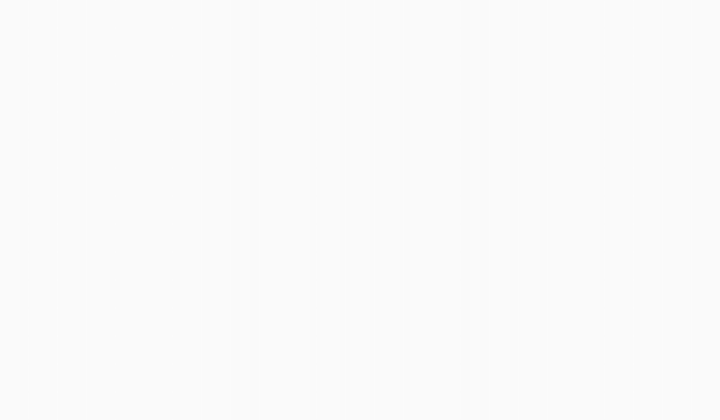
Frame 1 (no input)
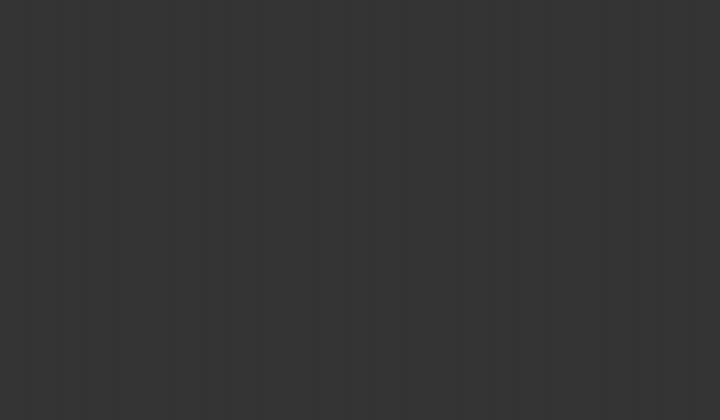
Frame 60 (no input)
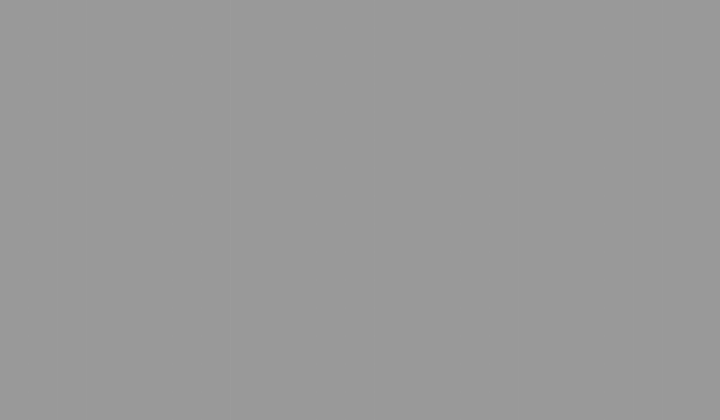
Frame 120 (the mouse pressed at the canvas centre since frame 60)

The p5.js sketch that drew these frames (run headless with seeded random() and noise() and a simulated clock; from frame 60 on, the mouse is pressed at the canvas centre):

// p5.js sketch
// ── sketch.js
// UI
var titleLabel;
var authorLabel;
var canvas; // canvas
var canvasWidth = 720;
var canvasHeight = 420;
var canvasWidthLabel; // canvasWidth
var canvasWidthInput;
var canvasWidthPlusButton;
var canvasWidthMinusButton;
var canvasHeightLabel; // canvasHeight
var canvasHeightInput;
var canvasHeightPlusButton;
var canvasHeightMinusButton;
var horizontalBlocksLabel; // horizontalBlocks
var horizontalBlocksInput;
var horizontalBlocksPlusButton;
var horizontalBlocksMinusButton;
var verticalBlocksLabel; // verticalBlocks
var verticalBlocksInput;
var verticalBlocksPlusButton;
var verticalBlocksMinusButton;
var speedLabel; // speed
var speedInput;
var speedPlusButton;
var speedMinusButton;
var lightingSizeLabel; // lightingSize
var lightingSizeInput;
var lightingSizePlusButton;
var lightingSizeMinusButton;
var modeLabel; // mode
var modeSelect;
var colourLabel; // colour
var colourSelect;
var colourModeLabel; // colour mode
var colourModeButton;

var mode = 'default'; // current mode
var previousMode; // previous mode
var blocks; // blocks 2d grid

// set number of horizontal and vertical blocks
var horizontalBlocks = 25;
var verticalBlocks = 15;

var speed = 2; // speed for changing brightness
var lightingSize = 10; // how many blocks light up surrounding the current block
var colourMode = 'default';
var defaultColorHue = 0; // hue value between 0 and 360
var defaultColorSaturation = 0; // saturation value between 0 and 100

function setup() {
  // UI
  titleLabel = createElement('h1', 'Color Discovery');
  authorLabel = createElement('h2', 'Created by Alejandro Lorite');

  modeLabel = createP('Mode:'); // mode
	modeSelect = createSelect();
	modeSelect.option('default');
	modeSelect.option('diagonal');
	modeSelect.option('circles');
	modeSelect.option('mouse');
	modeSelect.option('random');
	modeSelect.option('paused');
	modeSelect.changed(function() {
		mode = modeSelect.value();
		updateBlocks();
	});

	colourLabel = createP('Color:'); // colour
	colourSelect = createSelect();
	colourSelect.option('random');
	colourSelect.option('gold');
	colourSelect.option('silver');
	colourSelect.option('bronze');
	colourSelect.option('diamond');
	colourSelect.option('emerald');
	colourSelect.option('ruby');
	colourSelect.option('sapphire');
	colourSelect.option('amethyst');
	colourSelect.changed(function() {
		changeColor(colourSelect.elt.selectedIndex);
		print(colourSelect.elt.selectedIndex);
	});

	colourModeLabel = createP('Color Mode:'); // colour mode
	colourModeButton = createButton(colourMode);
	colourModeButton.mousePressed(function() {
		changeColourMode();
	});

	canvasWidthLabel = createP('Canvas Width:'); // canvasWidth
  canvasWidthInput = createInput(canvasWidth);
  canvasWidthInput.changed(function() {
  	if (!isNaN(canvasWidthInput.value()))
  		updateCanvasWidth(int(canvasWidthInput.value()) - canvas.width)
  });
  canvasWidthPlusButton = createButton("+");
  canvasWidthPlusButton.mousePressed(function() {
  	updateCanvasWidth(5);
  });
  canvasWidthMinusButton = createButton("-");
  canvasWidthMinusButton.mousePressed(function() {
  	updateCanvasWidth(-5);
  });

  canvasHeightLabel = createP('Canvas Height:'); // canvasHeight
  canvasHeightInput = createInput(canvasHeight);
  canvasHeightInput.changed(function() {
  	if (!isNaN(canvasHeightInput.value()))
  		updateCanvasHeight(int(canvasHeightInput.value()) - canvas.height)
  });
  canvasHeightPlusButton = createButton("+");
  canvasHeightPlusButton.mousePressed(function() {
  	updateCanvasHeight(5);
  });
  canvasHeightMinusButton = createButton("-");
  canvasHeightMinusButton.mousePressed(function() {
  	updateCanvasHeight(-5);
  });

  horizontalBlocksLabel = createP('Horizontal Blocks:'); // horizontalBlocks
  horizontalBlocksInput = createInput(horizontalBlocks);
  horizontalBlocksInput.changed(function() {
  	if (!isNaN(horizontalBlocksInput.value()))
  		updateHorizontalBlocks(int(horizontalBlocksInput.value()) - horizontalBlocks)
  });
  horizontalBlocksPlusButton = createButton("+");
  horizontalBlocksPlusButton.mousePressed(function() {
  	updateHorizontalBlocks(1);
  });
  horizontalBlocksMinusButton = createButton("-");
  horizontalBlocksMinusButton.mousePressed(function() {
  	updateHorizontalBlocks(-1);
  });

  verticalBlocksLabel = createP('Vertical Blocks:'); // verticalBlocks
  verticalBlocksInput = createInput(verticalBlocks);
  verticalBlocksInput.changed(function() {
  	if (!isNaN(verticalBlocksInput.value()))
  		updateVerticalBlocks(int(verticalBlocksInput.value()) - verticalBlocks)
  });
  verticalBlocksPlusButton = createButton("+");
  verticalBlocksPlusButton.mousePressed(function() {
  	updateVerticalBlocks(1);
  });
  verticalBlocksMinusButton = createButton("-");
  verticalBlocksMinusButton.mousePressed(function() {
  	updateVerticalBlocks(-1);
  });

  speedLabel = createP('Speed:'); // speed
  speedInput = createInput(speed);
  speedInput.changed(function() {
  	if (!isNaN(speedInput.value()))
  		updateSpeed(int(speedInput.value()) - speed)
  });
  speedPlusButton = createButton("+");
  speedPlusButton.mousePressed(function() {
  	updateSpeed(0.1);
  });
  speedMinusButton = createButton("-");
  speedMinusButton.mousePressed(function() {
  	updateSpeed(-0.1);
  });

  lightingSizeLabel = createP('Lighting Size:'); // lightingSize
  lightingSizeInput = createInput(lightingSize);
  lightingSizeInput.changed(function() {
  	if (!isNaN(lightingSizeInput.value()))
  		updateLightingSize(int(lightingSizeInput.value()) - lightingSize)
  });
  lightingSizePlusButton = createButton("+");
  lightingSizePlusButton.mousePressed(function() {
  	updateLightingSize(1);
  });
  lightingSizeMinusButton = createButton("-");
  lightingSizeMinusButton.mousePressed(function() {
  	updateLightingSize(-1);
  });

  canvas = createCanvas(canvasWidth, canvasHeight); // create canvas

  // code
  createBlocks(); // create blocks
  colorMode(HSB, 360, 100, 100, 1) // set default color Mode
  noStroke();
}

function draw() {
  if (mode != 'paused') {
  	// if color mode is random change color over time
  	if (colourMode == 'random') {
  		// hue
  		if (defaultColorHue > 360)
  			defaultColorHue -= 360;
  		else if (defaultColorHue < 0)
  			defaultColorHue += 360;
  		else
  			defaultColorHue += random(-3,5)*0.1;
  		// saturation
  		if (defaultColorSaturation >= 100)
  			defaultColorSaturation--;
  		else if (defaultColorSaturation <= 0)
  			defaultColorSaturation++;
  		else
  			defaultColorSaturation += random(-5,5)*0.1;
  	}
    // update brightness
    updateBrightness();
  }
  // draw blocks
  for (var x = 0; x < horizontalBlocks; x++) {
    for (var y = 0; y < verticalBlocks; y++) {
      tempColor = color(defaultColorHue, defaultColorSaturation, Math.abs(blocks[x][y]));
      fill(tempColor);
      rect(x*(width/horizontalBlocks), y*(height/verticalBlocks), width/horizontalBlocks, height/verticalBlocks);
    }
  }
}

function mouseClicked() {
	
}

function mousePressed() {
	// grab a block
}

function mouseReleased() {
	// release a block
}

function mouseDragged() {
	// move a block with the movement of the mouse aplying physics
}

function mouseWheel(event) {
  print(event.delta);

  // variable changing (scrolling up is positive and scrolling down is negative)
  switch (key) {
  	case 'z': // updates canvas width +-5
  		updateCanvasWidth(-event.delta/20);
  		break;
  	case 'x': // updates canvas height by +-5
  		updateCanvasHeight(-event.delta/20);
  	case 'c': // updates the number of horizontal blocks by +-1
  		updateHorizontalBlocks(-event.delta/100);
  		break;
  	case 'v': // updates the number of vertical blocks by +-1
  		updateVerticalBlocks(-event.delta/100);
  		break;
  	case 'b': // updates how fast the blocks change color by +-0.1
  		updateSpeed(-event.delta/1000);
  		break;
  	case 'n': // updates the lighting size by +-1
  		updateLightingSize(-event.delta/100);
  		break;
  } 
}

function keyTyped() {
	print("typed " + key + " " + keyCode);	// I realised arrow keys can't be detected :(

	// modes
	switch (key.toLowerCase()) {
	  case 'q': // set mode to normal where all blocks light up at the same time
	  	mode = 'default';
	  	updateBlocks();
	  	break;
	  case 'w': // set mode to light blocks from the top to the opossite bottom or the other way around depending on lightningSize
	  	mode = 'diagonal';
	  	updateBlocks();
	  	break;
	  case 'e': // todo set mode to light blocks doing circles from the middle
	  	mode = 'circles';
	  	updateBlocks();
	  	break;
	  case 'i': // set mode to light up the blocks surrounding the mouse
	  	mode = 'mouse';
	  	updateBlocks();
	  	break;
	  case 'o': // set mode to random and brightess is randomised for every block
	    mode = 'random';
	    updateBlocks();
	   	break;
   	case 'p': // set mode to paused or unpause the demo
	    if (mode != 'paused') {
	      previousMode = mode;
	      mode = 'paused';
	    } else {
	      mode = previousMode;
	      previousMode = null;
	    }
	   	break;
	}
	modeSelect.elt.value = mode;
	print('Mode: ' + mode);

  // colors
  if (!isNaN(key) && int (key) != 9)
  	changeColor(int(key));
  else if (!isNaN(key) && int (key) == 9)
  	changeColourMode();
}

function createBlocks() {
	// creates the 2d block array
	blocks = [];
	for (var x = 0; x < horizontalBlocks; x++) {
    blocks[x] = []; // create nested array
  }
  updateBlocks();
}

function updateBlocks() {
	// updates the starting brightness of the blocks
	for (var x = 0; x < horizontalBlocks; x++) {
    for (var y = 0; y < verticalBlocks; y++) {
    	if (mode == 'default')
      	blocks[x][y] = -100;
      else if (mode == 'diagonal')
      	blocks[x][y] = ((x+y)*200/lightingSize) - 100;
      else if (mode == 'circles') // todo
      	blocks[x][y] = 3;
      else if (mode == 'random')
      	blocks[x][y] = random(-100, 100);
    }
  }
}

function updateBrightness() {
	// updates the blocks brightness depending of speed
  for (var x = 0; x < horizontalBlocks; x++) {
    for (var y = 0; y < verticalBlocks; y++) {
      blocks[x][y] += speed;
      if (blocks[x][y] > 100) {
        blocks[x][y] -= 200;
      }
      if (blocks[x][y] < -100) {
        blocks[x][y] += 200;
      }
    }
  }
}

function changeColor(number) {
	switch(number) {
		case 0: // random color
			setColor(random(0,360), random(0, 100));
	    break;
		case 1: // gold
			setColor(46, 78);
	    break;
	 	case 2: // silver
	 		setColor(0, 0);
	    break;
	  case 3: // bronze
	  	setColor(29.8, 75.6);
	    break;
	  case 4: // diamond
	  	setColor(191.143, 27.5);
	    break;
	  case 5: // emerald
	  	setColor(140, 60);
	    break;
	  case 6: // ruby
	  	setColor(337.4, 92.4);
	    break;
	  case 7: // sapphire
	  	setColor(216.5, 91.9);
	    break;
	  case 8: // amethyst
	  	setColor(270, 50);
	    break;
  }
  colourSelect.elt.selectedIndex = number;
}

function setColor(hue, saturation) {
	defaultColorHue = hue; // hue value between 0 and 360
  defaultColorSaturation = saturation; // saturation value between 0 and 100
}

function changeColourMode() {
	if (colourMode == 'default') {
		colourMode = 'random';
	} else if (colourMode == 'random') {
		colourMode = 'default';
	}
	print('Color mode: ' + colourMode);
	colourModeButton.html(colourMode);
}

function updateCanvasWidth(dx) {
	canvasWidth += dx;
	if (canvasWidth < -dx)
		canvasWidth = 0;
	canvasWidthInput.value(canvasWidth);
	canvas = createCanvas(canvasWidth, canvasHeight);
}

function updateCanvasHeight(dy) {
	canvasHeight += dy;
	if (canvasHeight < -dy)
		canvasHeight = 0;
	canvasHeightInput.value(canvasHeight);
	canvas = createCanvas(canvasWidth, canvasHeight);
}

function updateHorizontalBlocks(dx) {
	horizontalBlocks += dx;
	if (horizontalBlocks < -dx)
		horizontalBlocks = -dx;
	horizontalBlocksInput.value(horizontalBlocks);
	createBlocks();
}

function updateVerticalBlocks(dy) {
	verticalBlocks += dy;
	if (verticalBlocks < -dy)
		verticalBlocks = -dy;
	verticalBlocksInput.value(verticalBlocks);
	createBlocks();
}

function updateSpeed(dx) {
	speed += dx;
	if (speed < -dx)
		speed = -dx;
	speedInput.value(speed);
}

function updateLightingSize(dx) {
	lightingSize += dx;
	lightingSizeInput.value(lightingSize);
	createBlocks();
}
